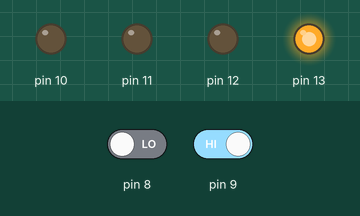
Simulated run of this sketch. Board: Arduino Uno, built with avr-gcc and run on an emulated ATmega328P. On the bench: output pins drawn as LEDs (lit = HIGH). The inputs (shaded band) are chosen by the test bench; at power-on: pin 8 LOW, pin 9 HIGH.

Above: at 1.2 s.
1.3 s: pin 8 driven HIGH
At 2.4 s:
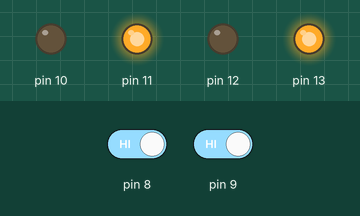
2.8 s: pin 9 driven LOW
At 3.5 s:
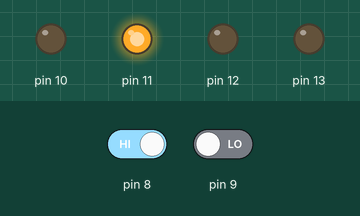
4.3 s: pin 8 driven LOW
At 4.7 s:
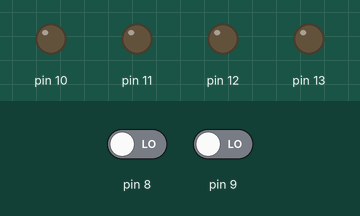
5.8 s: pin 9 driven HIGH
At 7.0 s:
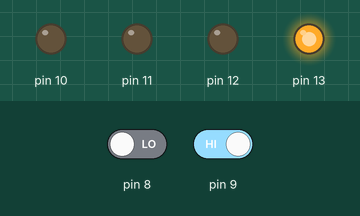
Timing chart, 0 to 8.3 s (numbered marks = the images above; inputs shaded):
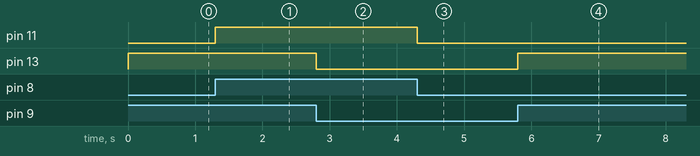

Measured:
- after the input at 1.3 s, pin 11: LOW → HIGH at once
- after the input at 2.8 s, pin 13: HIGH → LOW at once
- after the input at 4.3 s, pin 11: HIGH → LOW at once
- after the input at 5.8 s, pin 13: LOW → HIGH at once

The sketch:

obstacle_avoider.ino
```cpp
void setup()
{
pinMode( 11 , OUTPUT);
pinMode( 8 , INPUT);
pinMode( 9 , INPUT);
pinMode( 10 , OUTPUT);
pinMode( 12 , OUTPUT);
pinMode( 13 , OUTPUT);
}

void loop()
{
if ((digitalRead( 9)==0) && (digitalRead( 8)==1))
{
digitalWrite( 13 , LOW );
digitalWrite( 12 , LOW );
digitalWrite( 11 , HIGH );
digitalWrite( 10 , LOW );
}

else if ((digitalRead( 8)==0) && (digitalRead( 9)==1))
{
digitalWrite( 11 , LOW );
digitalWrite( 10 , LOW );
digitalWrite( 13 , HIGH );
digitalWrite( 12 , LOW );
}

else if ((digitalRead( 8)==0) && (digitalRead( 9)==0))
{
digitalWrite( 13 , LOW );
digitalWrite( 12 , LOW );
digitalWrite( 11 , LOW );
digitalWrite( 10 , LOW );
}
else if ((digitalRead( 8)==1) && (digitalRead( 9)==1))
{
digitalWrite( 13 , HIGH );
digitalWrite( 12 , LOW );
digitalWrite( 11 , HIGH );
digitalWrite( 10 , LOW );
}
}
```
